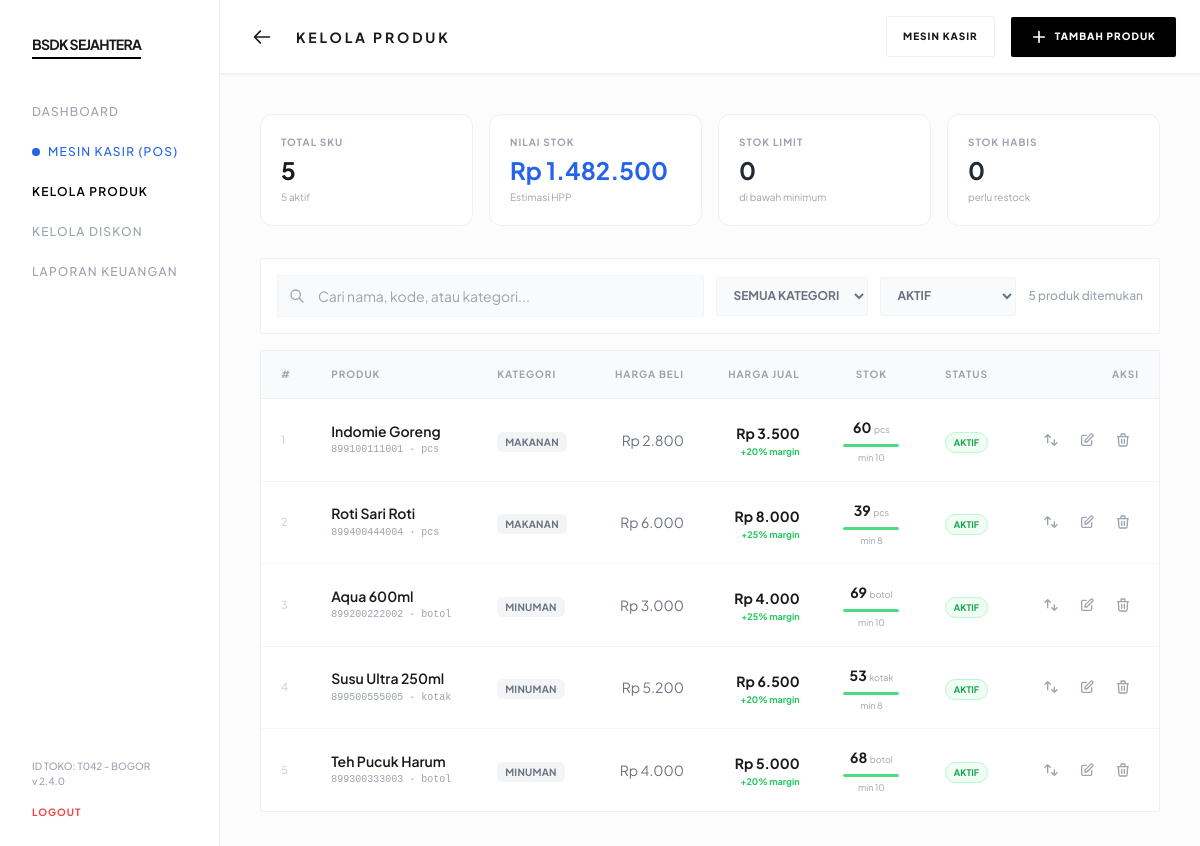
Screenshot of /produk.php (signed in) with the database file from the repository.
### tables this page shows
CREATE TABLE `produk` (
  `id` int(11) NOT NULL AUTO_INCREMENT,
  `kode` varchar(80) NOT NULL,
  `nama` varchar(160) NOT NULL,
  `kategori` varchar(100) DEFAULT '-',
  `harga_beli` int(11) NOT NULL DEFAULT 0,
  `harga_jual` int(11) NOT NULL,
  `stok` int(11) NOT NULL DEFAULT 0,
  `stok_minimum` int(11) NOT NULL DEFAULT 5,
  `satuan` varchar(30) DEFAULT 'pcs',
  `status` enum('aktif','nonaktif') NOT NULL DEFAULT 'aktif',
  `created_at` timestamp NOT NULL DEFAULT current_timestamp(),
  `updated_at` timestamp NULL DEFAULT NULL ON UPDATE current_timestamp(),
  PRIMARY KEY (`id`),
  UNIQUE KEY `kode` (`kode`)
);

### produk.php (the view, shortened to what the rows shown need)
<?php
require_once 'config.php';
$statusFilter = $_GET['status'] ?? 'aktif';
$page         = max(1, (int)($_GET['page'] ?? 1));
$perPage      = 15;
$offset       = ($page - 1) * $perPage;
$where  = ['1=1'];
$params = [];
if ($statusFilter !== 'semua') {
    $where[]           = 'status = :status';
    $params[':status'] = $statusFilter;
}
$whereStr = implode(' AND ', $where);
$stmtProd = $pdo->prepare("SELECT * FROM produk WHERE $whereStr ORDER BY kategori, nama LIMIT $perPage OFFSET $offset");
$stmtProd->execute($params);
$produkList = $stmtProd->fetchAll();
?>
<!DOCTYPE html>
<html lang="id">
<head>
    <script src="https://cdn.tailwindcss.com"></script>
</head>
<body class="antialiased bg-[#fcfcfc] min-h-screen pb-20 lg:pb-0">
    <header class="produk-header sticky top-0 bg-white border-b border-subtle px-4 sm:px-6 py-4 flex justify-between items-center z-40 shadow-sm">
        <div class="flex items-center gap-4">
            <h1 class="produk-header-title text-sm font-bold tracking-[0.2em] uppercase">Kelola Produk</h1>
        </div>
    </header>
    <main class="produk-main p-4 sm:p-5 md:p-8 lg:p-10">
        <div class="bg-white border border-subtle rounded-sm overflow-hidden">
            <div class="hidden lg:block overflow-x-auto no-scrollbar">
                <table class="w-full text-left min-w-[780px]">
                    <thead class="border-b border-subtle bg-gray-50">
                        <tr>
                            <th class="px-5 py-4 text-[10px] font-bold uppercase tracking-widest text-gray-400 w-8">#</th>
                            <th class="px-5 py-4 text-[10px] font-bold uppercase tracking-widest text-gray-400">Produk</th>
                            <th class="px-5 py-4 text-[10px] font-bold uppercase tracking-widest text-gray-400">Kategori</th>
                            <th class="px-5 py-4 text-[10px] font-bold uppercase tracking-widest text-gray-400 text-right">Harga Beli</th>
                            <th class="px-5 py-4 text-[10px] font-bold uppercase tracking-widest text-gray-400 text-right">Harga Jual</th>
                            <th class="px-5 py-4 text-[10px] font-bold uppercase tracking-widest text-gray-400 text-center">Stok</th>
                            <th class="px-5 py-4 text-[10px] font-bold uppercase tracking-widest text-gray-400 text-center">Status</th>
                            <th class="px-5 py-4 text-[10px] font-bold uppercase tracking-widest text-gray-400 text-right">Aksi</th>
                        </tr>
                    </thead>
                    <tbody id="tabel-body" class="divide-y divide-[#f5f5f5]">
                        <?php if (empty($produkList)): ?>
                            <tr>
                                <td colspan="8" class="py-20 text-center">
                                    <div class="inline-flex flex-col items-center gap-3 opacity-30">
                                        <svg class="w-12 h-12" fill="none" stroke="currentColor" viewBox="0 0 24 24">
                                            <path stroke-linecap="round" stroke-linejoin="round" stroke-width="1" d="M20 7l-8-4-8 4m16 0l-8 4m8-4v10l-8 4m0-10L4 7m8 4v10M4 7v10l8 4" />
                                        </svg>
                                        <p class="text-xs font-bold uppercase tracking-widest">Produk tidak ditemukan</p>
                                    </div>
                                </td>
                            </tr>
                        <?php else: ?>
                            <?php foreach ($produkList as $i => $p):
                                $isLow    = $p['stok'] <= $p['stok_minimum'] && $p['stok'] > 0;
                                $isHabis  = $p['stok'] <= 0;
                                $stokPct  = $p['stok_minimum'] > 0 ? min(100, round($p['stok'] / max($p['stok_minimum'] * 2, 1) * 100)) : 100;
                                $stokColor = $isHabis ? 'bg-red-400' : ($isLow ? 'bg-yellow-400' : 'bg-green-400');
                                $margin   = $p['harga_beli'] > 0 ? round(($p['harga_jual'] - $p['harga_beli']) / $p['harga_jual'] * 100) : 0;
                            ?>
                                <tr class="group">
                                    <td class="px-5 py-4 text-[11px] text-gray-300 font-medium"><?= $offset + $i + 1 ?></td>
                                    <td class="px-5 py-4">
                                        <div class="font-semibold text-sm leading-tight"><?= e($p['nama']) ?></div>
                                        <div class="text-[10px] text-gray-400 font-mono mt-0.5"><?= e($p['kode']) ?> · <?= e($p['satuan']) ?></div>
                                    </td>
                                    <td class="px-5 py-4">
                                        <span class="text-[10px] font-bold uppercase tracking-wide text-gray-500 bg-gray-100 px-2 py-1 rounded-md">
                                            <?= e($p['kategori']) ?>
                                        </span>
                                    </td>
                                    <td class="px-5 py-4 text-right text-sm text-gray-500"><?= rupiah($p['harga_beli']) ?></td>
                                    <td class="px-5 py-4 text-right">
                                        <span class="text-sm font-bold"><?= rupiah($p['harga_jual']) ?></span>
                                        <?php if ($margin > 0): ?>
                                            <div class="text-[9px] text-green-500 font-bold text-right">+<?= $margin ?>% margin</div>
                                        <?php endif; ?>
                                    </td>
                                    <td class="px-5 py-4 text-center">
                                        <div class="inline-flex flex-col items-center gap-1 min-w-[60px]">
                                            <span class="text-sm font-bold <?= $isHabis ? 'text-red-600' : ($isLow ? 'text-yellow-600' : '') ?>">
                                                <?= number_format($p['stok']) ?>
                                                <span class="text-[9px] text-gray-400 font-normal"><?= e($p['satuan']) ?></span>
                                            </span>
                                            <div class="stok-bar w-14">
                                                <div class="stok-bar-fill <?= $stokColor ?>" style="width:<?= $stokPct ?>%"></div>
                                            </div>
                                            <span class="text-[9px] text-gray-400">min <?= $p['stok_minimum'] ?></span>
                                        </div>
                                    </td>
                                    <td class="px-5 py-4 text-center">
                                        <?php if ($p['status'] === 'aktif'): ?>
                                            <span class="badge-aktif text-[9px] font-bold uppercase px-2 py-1 rounded-full">Aktif</span>
                                        <?php else: ?>
                                            <span class="badge-nonaktif text-[9px] font-bold uppercase px-2 py-1 rounded-full">Nonaktif</span>
                                        <?php endif; ?>
                                    </td>
                                    <td class="px-5 py-4">
                                        <div class="flex items-center justify-end gap-1">
                                            <button onclick="openStokModal(<?= $p['id'] ?>, '<?= e(addslashes($p['nama'])) ?>', <?= $p['stok'] ?>)"
                                                class="p-2 text-gray-400 hover:text-yellow-600 hover:bg-yellow-50 rounded-sm transition-all" title="Update Stok">
                                                <svg class="w-4 h-4" fill="none" stroke="currentColor" viewBox="0 0 24 24">
                                                    <path stroke-linecap="round" stroke-linejoin="round" stroke-width="2" d="M7 16V4m0 0L3 8m4-4l4 4m6 4v8m0 0l4-4m-4 4l-4-4" />
                                                </svg>
                                            </button>
                                            <button onclick="editProduk(<?= $p['id'] ?>)"
                                                class="p-2 text-gray-400 hover:text-blue-600 hover:bg-blue-50 rounded-sm transition-all" title="Edit Produk">
                                                <svg class="w-4 h-4" fill="none" stroke="currentColor" viewBox="0 0 24 24">
                                                    <path stroke-linecap="round" stroke-linejoin="round" stroke-width="2" d="M11 5H6a2 2 0 00-2 2v11a2 2 0 002 2h11a2 2 0 002-2v-5m-1.414-9.414a2 2 0 112.828 2.828L11.828 15H9v-2.828l8.586-8.586z" />
                                                </svg>
                                            </button>
                                            <button onclick="hapusProduk(<?= $p['id'] ?>, '<?= e(addslashes($p['nama'])) ?>')"
                                                class="p-2 text-gray-400 hover:text-red-600 hover:bg-red-50 rounded-sm transition-all" title="Hapus Produk">
                                                <svg class="w-4 h-4" fill="none" stroke="currentColor" viewBox="0 0 24 24">
                                                    <path stroke-linecap="round" stroke-linejoin="round" stroke-width="2" d="M19 7l-.867 12.142A2 2 0 0116.138 21H7.862a2 2 0 01-1.995-1.858L5 7m5 4v6m4-6v6m1-10V4a1 1 0 00-1-1h-4a1 1 0 00-1 1v3M4 7h16" />
                                                </svg>
                                            </button>
                                        </div>
                                    </td>
                                </tr>
                            <?php endforeach; ?>
                        <?php endif; ?>
                    </tbody>
                </table>
            </div>
        </div>
    </main>
</body>
</html>

### rows the page displays
produk: i "1", nama "Indomie Goreng", kode "899100111001", satuan "pcs", kategori "MAKANAN", harga_beli "Rp 2.800", harga_jual "Rp 3.500", margin "20", stok "60", stok_minimum "10", status "AKTIF"
produk: i "2", nama "Roti Sari Roti", kode "899400444004", satuan "pcs", kategori "MAKANAN", harga_beli "Rp 6.000", harga_jual "Rp 8.000", margin "25", stok "39", stok_minimum "8", status "AKTIF"
produk: i "3", nama "Aqua 600ml", kode "899200222002", satuan "botol", kategori "MINUMAN", harga_beli "Rp 3.000", harga_jual "Rp 4.000", margin "25", stok "69", stok_minimum "10", status "AKTIF"
produk: i "4", nama "Susu Ultra 250ml", kode "899500555005", satuan "kotak", kategori "MINUMAN", harga_beli "Rp 5.200", harga_jual "Rp 6.500", margin "20", stok "53", stok_minimum "8", status "AKTIF"
produk: i "5", nama "Teh Pucuk Harum", kode "899300333003", satuan "botol", kategori "MINUMAN", harga_beli "Rp 4.000", harga_jual "Rp 5.000", margin "20", stok "68", stok_minimum "10", status "AKTIF"

### other values shown
$summary['total'] "5"
$summary['aktif'] "5"
rupiah($summary['nilai_stok'] ?? 0) "Rp 1.482.500"
$summary['low_stock'] "0"
$summary['habis'] "0"
$totalRows "5"
